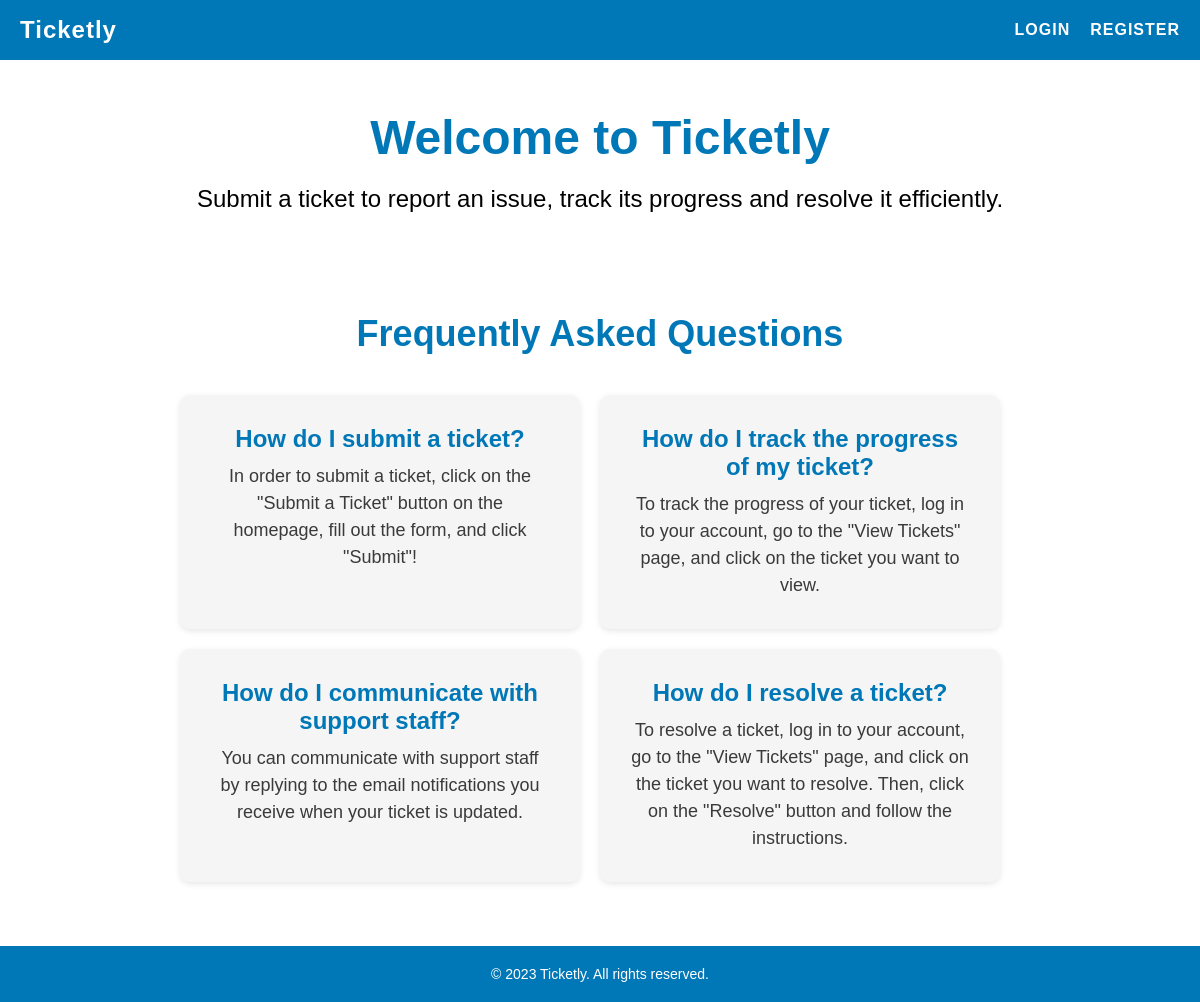
The page /pages/index.php on the database its author committed.
### tables this page shows
CREATE TABLE faqs (
    id INTEGER PRIMARY KEY AUTOINCREMENT,
    question TEXT NOT NULL,
    answer TEXT NOT NULL
);

### pages/index.php (called while the page is built, shortened)
<?php
    $session = new Session();
    require_once(__DIR__ . '/../templates/index.tpl.php');
    drawIndex($session);
?>

### database/faqs.class.php (called while the page is built, shortened)
<?php
    class Faqs {
        public function __construct(?int $id, string $question, string $answer) {
            $this->question = $question;
            $this->answer = $answer;
        }
    }
    function getFaqData(PDO $db) {
        $stmt = $db->query('SELECT * FROM faqs');
        $faqs = [];
        while ($row = $stmt->fetch(PDO::FETCH_ASSOC)) {
            $id = isset($row['id']) ? (int)$row['id'] : null;
            $question = isset($row['question']) ? $row['question'] : '';
            $answer = isset($row['answer']) ? $row['answer'] : '';
            $faq = new Faqs($id, $question, $answer);
            $faqs[] = $faq;
        }
        return $faqs;
    }
?>

### templates/index.tpl.php (the view, shortened to what this page needs)
<?php function drawIndex(Session $session){
    require_once '../database/connection.db.php';
    require_once '../database/faqs.class.php';
    $db = getDatabaseConnection();
    $faqs = getFaqData($db);
    ?>
    <!DOCTYPE html>
    <html lang="en">
    <head>
        <link rel="stylesheet" href="../style/index.css">
        <link rel="stylesheet" href="../style/header.css">
    </head>
    <body>
        <header>
            <h1>Ticketly</h1>
            <nav>
                <ul>
                    <li><a href="login.php">Login</a></li>
                    <li><a href="register.php">Register</a></li>
                </ul>
            </nav>
        </header>
        <main>
            <section id="hero">
                <h2>Welcome to Ticketly</h2>
                <p>Submit a ticket to report an issue, track its progress and resolve it efficiently.</p>
            </section>
            <section id="faq">
                <h3>Frequently Asked Questions</h3>
                <ul>
                    <?php foreach ($faqs as $faq) : ?>
                        <li>
                            <h4><?php echo htmlspecialchars($faq->question); ?></h4>
                            <p><?php echo htmlspecialchars($faq->answer); ?></p>
                        </li>
                    <?php endforeach; ?>
                </ul>
            </section>
        </main>
        <?php include '../templates/footer.tpl.php'; ?>
    </body>
    </html>
<?php } ?>

### style/index.css (style rules this page uses)
#hero { background-color: #fff; text-align: center; padding: 50px; }
#hero h2 { font-size: 48px; margin-bottom: 20px; color: #0077b6; }
#hero p { font-size: 24px; color: #000000; }
#faq { background-color: #fff; text-align: center; padding: 50px; margin-bottom: 50px; }
#faq h3 { font-size: 36px; margin-bottom: 20px; color: #0077b6; }
#faq ul { list-style-type: none; margin-top: 40px; display: flex; flex-wrap: wrap; justify-content: center; }
#faq li { position: relative; width: 400px; padding: 30px; margin-right: 20px; margin-bottom: 20px; background-color: #f5f5f5; border-radius: 10px; box-shadow: 0px 2px 6px rgba(0, 0, 0, 0.1); }
#faq h4 { font-size: 24px; margin-bottom: 10px; color: #0077b6; }
#faq p { font-size: 18px; line-height: 1.5; color: #3a3a3a; }

### style/header.css (style rules this page uses)
* { box-sizing: border-box; margin: 0; padding: 0; }
body { font-family: Arial, sans-serif; background-color: #f5f5f5; }
header { background-color: #0077b6; color: #fff; display: flex; justify-content: space-between; align-items: center; padding: 20px; height: 60px; box-shadow: 0 4px 6px rgba(0, 0, 0, 0.1); }
header h1 { font-size: 24px; letter-spacing: 1px; }
header nav ul { display: flex; list-style-type: none; }
header nav li:not(:last-child) { margin-right: 20px; }
header nav a { color: #fff; text-decoration: none; font-size: 16px; letter-spacing: 1px; text-transform: uppercase; font-weight: 600; transition: color 0.3s ease; }

### rows shown on the page
faqs: question "How do I submit a ticket?", answer "In order to submit a ticket, click on the \"Submit a Ticket\" button on the homepage, fill out the form, and click \"Submit\"!"
faqs: question "How do I track the progress of my ticket?", answer "To track the progress of your ticket, log in to your account, go to the \"View Tickets\" page, and click on the ticket you want to view."
faqs: question "How do I communicate with support staff?", answer "You can communicate with support staff by replying to the email notifications you receive when your ticket is updated."
faqs: question "How do I resolve a ticket?", answer "To resolve a ticket, log in to your account, go to the \"View Tickets\" page, and click on the ticket you want to resolve. Then, click on the \"Resolve\" button and follow the instructions."
